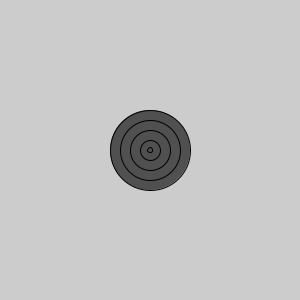
Frame 1 (no input)
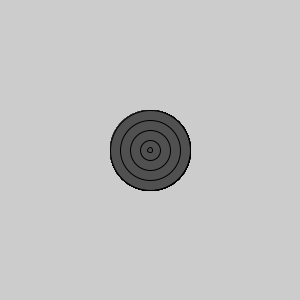
Frame 60 (the mouse pressed at the canvas centre just before this capture)
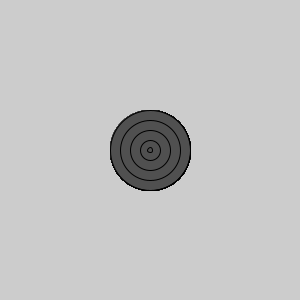
Frame 120 (the mouse held since frame 60 and released just before this capture)

The Processing sketch that drew these frames (run headless with seeded random() and noise(); from frame 60 on, the mouse is pressed at the canvas centre):

// Processing sketch: sketch_main
// ── sketch_main.pde
class Vinyl {
  float x, y; // position x, y of vinyl
    Vinyl(float sx, float sy) {
      x = sx;
      y = sy;
    }   
    
    void draw() {
      fill(80);
      strokeWeight(1);
      ellipse(x, y, 80, 80);
      ellipse(x,y, 60, 60);
      ellipse(x, y, 40, 40);
      ellipse(x,y, 20, 20);
      ellipse(x,y, 5, 5);
    }
    
}

// ── sketch_vinyl_class.pde
Vinyl vinyl1;
Vinyl vinyl2;
Vinyl vinyl3;
Vinyl vinyl4;

void setup(){
  size(300,300);
  vinyl1 = new Vinyl(150,150);
  vinyl2 = new Vinyl(400,400);
  vinyl3 = new Vinyl(400,400);
  vinyl4 = new Vinyl(400,400);
}

void draw(){
  vinyl1.draw();
  
}
